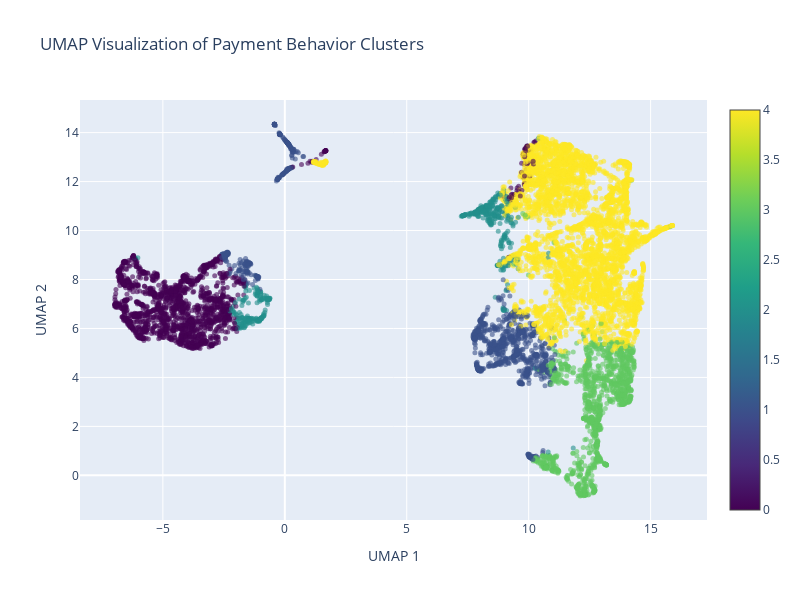

This figure's notebook cell:
### Markdown cell above
##### **Key Findings**

**PCA Results:**
- Explains 49.7% of total variance in first 2 components
- Shows significant cluster overlap, especially yellow (Cluster 4) with others
- Linear dimensionality reduction struggles with this dataset

**t-SNE Results:**
- Superior cluster separation with distinct boundaries
- Each cluster forms cohesive, well-separated groups
- Reveals non-linear relationships in customer behavior data

**Business Insight**

- The clear separation in t-SNE confirms your customer segments are **genuinely distinct behavioral groups**, not just statistical artifacts. The poor PCA separation suggests customer behaviors follow complex, non-linear patterns that simple linear analysis misses.

- This validates your segmentation strategy - customers truly fall into discrete behavioral categories rather than existing on simple linear spectrums.

### Code cell
umap_coords = visualizer.create_umap_visualization(X_scaled, cluster_labels)

### Figure 1 — Plotly figure (JSON) as saved in the notebook; plotly's stock layout.template omitted (floating-point values rounded to 4 significant figures; data arrays with more than 128 entries replaced by an {"elided": "..."} marker saying what was removed)
{"data": [{"hoverinfo": "text", "marker": {"color": {"elided": "8950 int values"}, "colorscale": [[0, "#440154"], [0.1111, "#482878"], [0.2222, "#3e4989"], [0.3333, "#31688e"], [0.4444, "#26828e"], [0.5556, "#1f9e89"], [0.6667, "#35b779"], [0.7778, "#6ece58"], [0.8889, "#b5de2b"], [1, "#fde725"]], "opacity": 0.6, "showscale": true, "size": 5}, "mode": "markers", "text": {"elided": "8950 float values"}, "type": "scatter", "x": {"elided": "8950 float values"}, "y": {"elided": "8950 float values"}}], "layout": {"height": 600, "title": {"text": "UMAP Visualization of Payment Behavior Clusters"}, "width": 800, "xaxis": {"title": {"text": "UMAP 1"}}, "yaxis": {"title": {"text": "UMAP 2"}}}}
